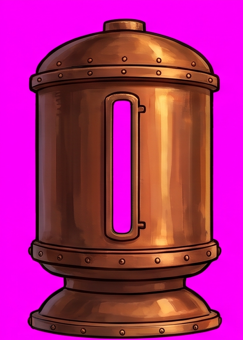
#> input picture arte_fuente/originales/alambique_cuerpo_vacio.png, 243 x 340 px, found by its file name
$ python hojas_equipo.py
#> lines starting #> are read from the running program, lines starting #| are printed output that depends on the picture; after the words box and inside, x2 and y2 are one past the last pixel; in counts of white or black regions, pixels touching at a corner belong together
"""Arma las hojas de estados del equipo principal (alambique simple y cascada) a partir
de los sprites del día 1, con el MISMO tamaño de cuadro que el sprite original. Así el
juego cambia de textura sin mover el equipo ni sus visores (sin temblor ni saltos).

Estados (una fila por hoja, misma escala y posición en todos los cuadros):
  reposo 1 · funcionando 4 · falla 4 · alarma 2

Uso (desde la raíz del proyecto):  python scripts/hojas_equipo.py
Requiere: pip install pillow numpy
"""
import json
from pathlib import Path

import numpy as np
from PIL import Image, ImageFilter

RAIZ = Path(__file__).resolve().parent.parent
SPRITES = RAIZ / 'public' / 'assets' / 'sprites'
SALIDA = SPRITES / 'equipo'
EQUIPOS = {
    'alambique_simple': SPRITES / 'alambique_cuerpo_vacio.png',
    'alambique_cascada': SPRITES / 'alambique_cascada.png',
}
CUADROS = {'reposo': 1, 'funcionando': 4, 'falla': 4, 'alarma': 2}
LIQUIDO = np.array([92, 214, 120], float)  # verde de la poción (igual al visor)
ROJO = np.array([255, 40, 60], float)


def cargar(ruta):
    return np.asarray(Image.open(ruta).convert('RGBA')).astype(float)


def a_imagen(a):
    return Image.fromarray(np.clip(a, 0, 255).astype('uint8'), 'RGBA')


def brillo(a, pos, ancho=0.09, fuerza=0.16):
    """Reflejo diagonal que recorre el cobre: el equipo 'trabaja'. Solo aclara los
    píxeles ya visibles, así la silueta no cambia."""
    h, w = a.shape[:2]
    yy, xx = np.mgrid[0:h, 0:w]
    u = (xx / w) + 0.35 * (yy / h)  # banda inclinada
    banda = np.exp(-((u - pos) / ancho) ** 2) * fuerza
    out = a.copy()
    out[..., :3] += (255 - a[..., :3]) * banda[..., None]
    return out


def borde_interior(alfa, radio):
    """Máscara (0..1) de la franja interior del contorno, para un resplandor sin
    salirse del cuadro."""
    m = Image.fromarray((alfa > 8).astype('uint8') * 255)
    erosion = m.filter(ImageFilter.MinFilter(2 * radio + 1))
    franja = np.asarray(m, float) - np.asarray(erosion, float)
    franja = Image.fromarray(franja.clip(0, 255).astype('uint8')).filter(ImageFilter.GaussianBlur(radio / 2))
    return np.asarray(franja, float) / 255.0


def alarma(a, fuerte=True):
    if not fuerte:
        return a.copy()
    out = a.copy()
    alfa = a[..., 3]
    lum = a[..., :3].mean(-1)
    # tinte rojo general suave y más fuerte en los remaches y bordes oscuros
    tinte = np.where(lum < 90, 0.45, 0.10) * (alfa > 8)
    out[..., :3] = out[..., :3] * (1 - tinte[..., None]) + ROJO * tinte[..., None]
    franja = borde_interior(alfa, 6) * 0.6
    out[..., :3] = out[..., :3] * (1 - franja[..., None]) + np.array([255, 23, 68]) * franja[..., None]
    return out


def falla(a, k, n=4, semilla=11):
    """Cobre oscurecido y chorreado de poción que escurre desde la tapa: el líquido
    rebasó el alambique. k = 0..n-1 avanza el chorreado."""
    rng = np.random.default_rng(semilla)
    out = a.copy()
    alfa = a[..., 3]
    visible = alfa > 8
    gris = out[..., :3].mean(-1, keepdims=True)
    out[..., :3] = (out[..., :3] * 0.55 + gris * 0.45) * 0.72  # quemado
    h, w = alfa.shape
    filas = np.where(visible.any(1))[0]
    top = filas.min()
    # columnas donde nace cada gota (sobre la tapa)
    cols = np.where(visible[top + int(0.06 * h)])[0]
    x0, x1 = cols.min(), cols.max()
    gotas = rng.uniform(x0 + 6, x1 - 6, 7)
    largos = rng.uniform(0.25, 0.75, 7)
    grosor = rng.uniform(2.5, 5.0, 7)
    yy, xx = np.mgrid[0:h, 0:w]
    capa = np.zeros((h, w))
    avance = (k + 1) / n
    for gx, lg, gr in zip(gotas, largos, grosor):
        ymax = top + (0.05 + lg * avance) * h
        ondula = gx + 1.5 * np.sin(yy / 9.0 + gx)
        cuerpo = (np.abs(xx - ondula) < gr) & (yy > top) & (yy < ymax)
        punta = (xx - gx) ** 2 + (yy - ymax) ** 2 < (gr * 1.5) ** 2
        capa = np.maximum(capa, (cuerpo | punta).astype(float))
    # charco en la tapa
    capa[top:top + int(0.05 * h)] = np.maximum(capa[top:top + int(0.05 * h)], 0.9)
    capa = np.asarray(Image.fromarray((capa * 255).astype('uint8')).filter(ImageFilter.GaussianBlur(0.8)), float) / 255
    capa *= visible
    liquido = LIQUIDO * (0.85 + 0.25 * np.sin(yy / 6.0 + k)[..., None])
    out[..., :3] = out[..., :3] * (1 - capa[..., None]) + liquido * capa[..., None]
    return out


def hoja(cuadros):
    h, w = cuadros[0].shape[:2]
    lienzo = np.zeros((h, w * len(cuadros), 4))
    for i, c in enumerate(cuadros):
        lienzo[:, i * w:(i + 1) * w] = c
    return a_imagen(lienzo)


def construir(nombre, ruta):
#> called with nombre = 'alambique_simple'
    a = cargar(ruta)
    h, w = a.shape[:2]
#> h = 340; w = 243
    estados = {
        'reposo': [a],
        'funcionando': [brillo(a, p) for p in (-0.05, 0.35, 0.75, 1.15)],
        'falla': [falla(a, k) for k in range(4)],
        'alarma': [alarma(a, True), alarma(a, False)],
    }
#> call 2 of brillo, with pos = 0.35, ancho = 0.09, fuerza = 0.16
#> in brillo (call 2), `yy, xx = np.mgrid[0:h, 0:w]`:
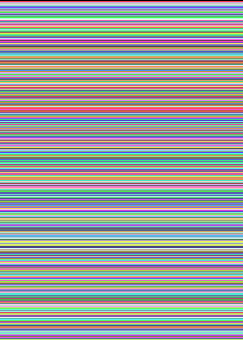
#> yy: shape (340, 243) int64; 340 distinct labels, from 0 to 339; one colour per label, 0 black
#> in falla, `alfa = a[..., 3]`: alfa: shape (340, 243) float64; every value is 255
#> in falla, `visible = alfa > 8`: visible: shape (340, 243) bool; every value is 1
#> in falla, `filas = np.where(visible.any(1))[0]`: filas = 340 values from 0 to 339
#> in falla, `top = filas.min()`: top = 0
#> in falla, `cols = np.where(visible[top + int(0.06 * h)])[0]`: cols = 243 values from 0 to 242
#> in falla, `x0, x1 = cols.min(), cols.max()`: x0 = 0; x1 = 242
#> in falla, `gotas = rng.uniform(x0 + 6, x1 - 6, 7)`: gotas = [35.57, 120.8, 144.3, 12.6, 40.02, 219.5, 22.2]
#> in falla, `largos = rng.uniform(0.25, 0.75, 7)`: largos = [0.315, 0.724, 0.561, 0.434, 0.506, 0.581, 0.388]
#> in falla, `grosor = rng.uniform(2.5, 5.0, 7)`: grosor = [2.84, 4.47, 4.18, 3.78, 4.54, 3.87, 4.95]
#> the loop in falla, `for gx, lg, gr in zip(gotas, largos, grosor):` made 7 passes
#> (gx, lg, gr, ymax) on passes 1 to 7: (35.57, 0.315, 2.84, 43.77), (120.8, 0.724, 4.47, 78.55), (144.3, 0.561, 4.18, 64.68), (12.6, 0.434, 3.78, 53.93), (40.02, 0.506, 4.54, 59.98), (219.5, 0.581, 3.87, 66.42), (22.2, 0.388, 4.95, 49.95)
#> pass 1, in falla, `ondula = gx + 1.5 * np.sin(yy / 9.0 + gx)`:
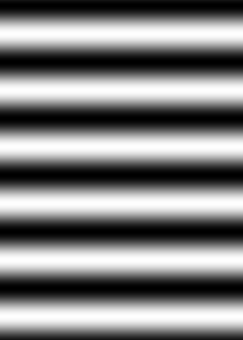
#> ondula: shape (340, 243) float64; min 34.07, max 37.07, mean 35.6; drawn with min black and max white
#> pass 1, in falla, `cuerpo = (np.abs(xx - ondula) < gr) & (yy > top) & (yy < ymax)`:
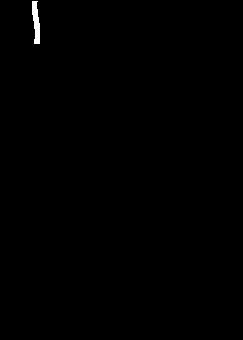
#> cuerpo: shape (340, 243) bool; 0.29% white; 1 white region, box (x1, y1, x2, y2) and area: (32, 1, 40, 44) 237
#> after the loop in falla, `for gx, lg, gr in zip(gotas, largos, grosor):`: capa: shape (340, 243) float64; values 0 (black) and 1 (white), 4.5% white; 5 white regions, box (x1, y1, x2, y2) and area: (7, 1, 30, 60) 1015, (115, 1, 128, 86) 787, (32, 1, 47, 67) 752, (139, 1, 151, 71) 612, (214, 1, 226, 73) 575
#> in falla, `capa[top:top + int(0.05 * h)] = np.maximum(capa[top:top + int(0.05 * h..`: capa: shape (340, 243) float64; min 0, max 1, mean 0.081
#> in falla, `out[..., :3] = out[..., :3] * (1 - capa[..., None]) + liquido * capa[...`: out: shape (340, 243, 4) float64; mean R, G, B, A 99.2, 62.3, 82.6, 255
#> call 2 of falla, with k = 1, n = 4, semilla = 11
#> the loop in falla (call 2), `for gx, lg, gr in zip(gotas, largos, grosor):` made 7 passes
#> (gx, lg, gr, ymax) on passes 1 to 7: (35.57, 0.315, 2.84, 70.53), (120.8, 0.724, 4.47, 140.1), (144.3, 0.561, 4.18, 112.4), (12.6, 0.434, 3.78, 90.86), (40.02, 0.506, 4.54, 103), (219.5, 0.581, 3.87, 115.8), (22.2, 0.388, 4.95, 82.9)
#> after the loop in falla (call 2), `for gx, lg, gr in zip(gotas, largos, grosor):`: capa: shape (340, 243) float64; values 0 (black) and 1 (white), 7.4% white; 5 white regions, box (x1, y1, x2, y2) and area: (7, 1, 30, 97) 1587, (115, 1, 128, 147) 1336, (32, 1, 47, 110) 1241, (139, 1, 151, 119) 1018, (214, 1, 226, 122) 945
#> in falla (call 2), `capa[top:top + int(0.05 * h)] = np.maximum(capa[top:top + int(0.05 * h..`: capa: shape (340, 243) float64; min 0, max 1, mean 0.11
#> in falla (call 2), `out[..., :3] = out[..., :3] * (1 - capa[..., None]) + liquido * capa[...`:
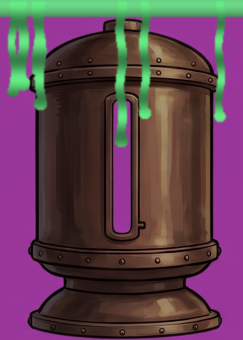
#> out: shape (340, 243, 4) float64; mean R, G, B, A 97.9, 65.7, 82.1, 255
#> call 3 of falla, with k = 2, n = 4, semilla = 11
#> the loop in falla (call 3), `for gx, lg, gr in zip(gotas, largos, grosor):` made 7 passes
#> (gx, lg, gr, ymax) on passes 1 to 7: (35.57, 0.315, 2.84, 97.3), (120.8, 0.724, 4.47, 201.7), (144.3, 0.561, 4.18, 160), (12.6, 0.434, 3.78, 127.8), (40.02, 0.506, 4.54, 146), (219.5, 0.581, 3.87, 165.3), (22.2, 0.388, 4.95, 115.9)
#> after the loop in falla (call 3), `for gx, lg, gr in zip(gotas, largos, grosor):`: capa: shape (340, 243) float64; values 0 (black) and 1 (white), 10.3% white; 5 white regions, box (x1, y1, x2, y2) and area: (7, 1, 30, 134) 2187, (115, 1, 128, 209) 1888, (32, 1, 47, 153) 1684, (139, 1, 151, 167) 1420, (214, 1, 226, 172) 1324
#> in falla (call 3), `capa[top:top + int(0.05 * h)] = np.maximum(capa[top:top + int(0.05 * h..`: capa: shape (340, 243) float64; min 0, max 1, mean 0.139
#> in falla (call 3), `out[..., :3] = out[..., :3] * (1 - capa[..., None]) + liquido * capa[...`:
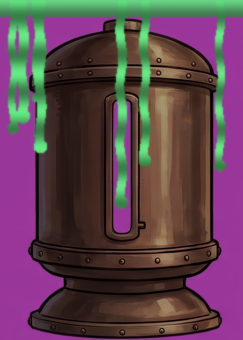
#> out: shape (340, 243, 4) float64; mean R, G, B, A 95.7, 67.9, 80.8, 255
#> call 4 of falla, with k = 3, n = 4, semilla = 11
#> the loop in falla (call 4), `for gx, lg, gr in zip(gotas, largos, grosor):` made 7 passes
#> (gx, lg, gr, ymax) on passes 1 to 7: (35.57, 0.315, 2.84, 124.1), (120.8, 0.724, 4.47, 263.2), (144.3, 0.561, 4.18, 207.7), (12.6, 0.434, 3.78, 164.7), (40.02, 0.506, 4.54, 188.9), (219.5, 0.581, 3.87, 214.7), (22.2, 0.388, 4.95, 148.8)
#> after the loop in falla (call 4), `for gx, lg, gr in zip(gotas, largos, grosor):`: capa: shape (340, 243) float64; values 0 (black) and 1 (white), 13.2% white; 5 white regions, box (x1, y1, x2, y2) and area: (7, 1, 30, 171) 2771, (115, 1, 128, 270) 2438, (32, 1, 47, 196) 2173, (139, 1, 151, 214) 1816, (214, 1, 226, 221) 1702
#> in falla (call 4), `capa[top:top + int(0.05 * h)] = np.maximum(capa[top:top + int(0.05 * h..`:
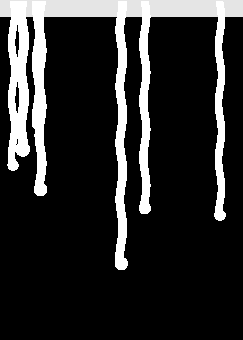
#> capa: shape (340, 243) float64; min 0, max 1, mean 0.168
#> in falla (call 4), `out[..., :3] = out[..., :3] * (1 - capa[..., None]) + liquido * capa[...`:
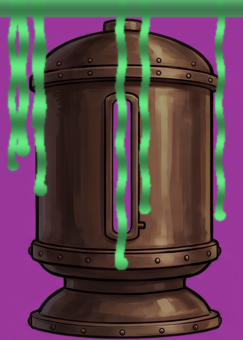
#> out: shape (340, 243, 4) float64; mean R, G, B, A 94.2, 70.6, 80.3, 255
    SALIDA.mkdir(parents=True, exist_ok=True)
    meta = {'fuente': ruta.name, 'frameWidth': w, 'frameHeight': h, 'estados': {}}
    for estado, cuadros in estados.items():
        assert len(cuadros) == CUADROS[estado]
        archivo = f'{nombre}_{estado}.png'
        hoja(cuadros).save(SALIDA / archivo, optimize=True)
        meta['estados'][estado] = {'archivo': archivo, 'cuadros': len(cuadros)}
#> this loop made 4 passes
#> (estado, archivo) on passes 1 to 4: ('reposo', 'alambique_simple_reposo.png'), ('funcionando', 'alambique_simple_funcionando.png'), ('falla', 'alambique_simple_falla.png'), ('alarma', 'alambique_simple_alarma.png')
#> after the loop, meta = 4 items
    (SALIDA / f'{nombre}.json').write_text(json.dumps(meta, indent=2, ensure_ascii=False), encoding='utf-8')
    return meta


if __name__ == '__main__':
    for nombre, ruta in EQUIPOS.items():
        m = construir(nombre, ruta)
#> m = 4 items
        print(nombre, m['frameWidth'], 'x', m['frameHeight'], {k: v['cuadros'] for k, v in m['estados'].items()})
#| alambique_simple 243 x 340 {'reposo': 1, 'funcionando': 4, 'falla': 4, 'alarma': 2}
#> (the run stopped early here; a loop or call above may not have finished)
